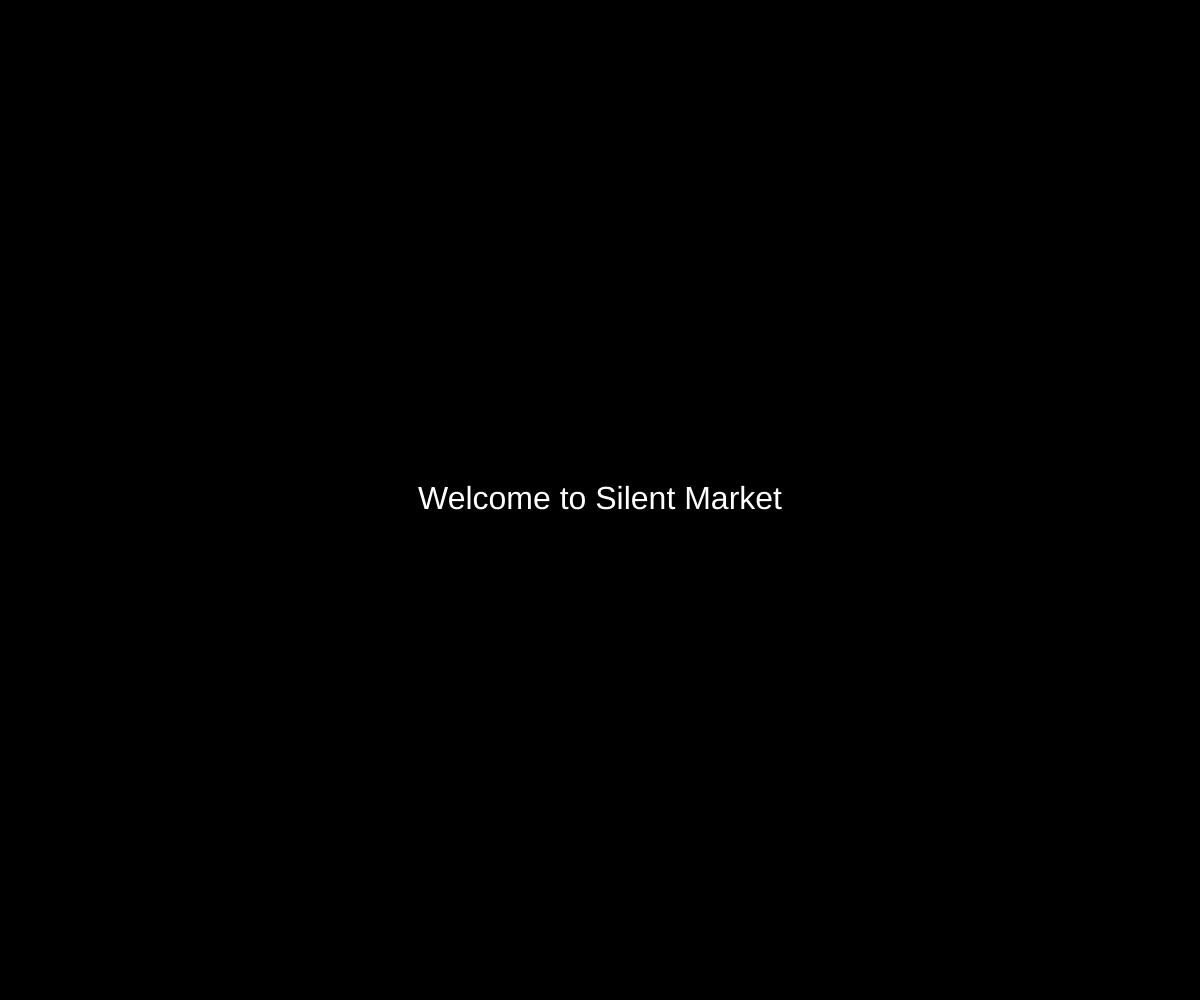
Frame 1 (no input)
Frame 60 (no input): identical to frame 1, image omitted
Frame 120 (the mouse pressed at the canvas centre since frame 60): identical to frame 1, image omitted

The p5.js sketch that drew this single still picture (run headless with seeded random() and noise() and a simulated clock; from frame 60 on, the mouse is pressed at the canvas centre):

// p5.js sketch
// ── sketch.js
let displayText = "Welcome to Silent Market";
let itemsInCart = [];
let transactionComplete = false;

function setup() {
  createCanvas(windowWidth, windowHeight);
  textSize(32);
  textAlign(CENTER, CENTER);
  fill(255);
}

function draw() {
  background(0);
  textSize(32);
  textAlign(CENTER, CENTER);

  if (transactionComplete) {
    fill(0, 255, 0);
    text("Transaction Complete", width / 2, height / 2);
  } else {
    fill(255);
    if (itemsInCart.length > 0) {
      text("Cart:", width / 2, height / 2 - 40);
      for (let i = 0; i < itemsInCart.length; i++) {
        text(itemsInCart[i], width / 2, height / 2 + i * 40);
      }
    } else {
      text(displayText, width / 2, height / 2);
    }
  }
}

function keyPressed() {
  if (keyCode === UP_ARROW) {
    displayText = "Pineapple is added to cart";
    itemsInCart.push("Pineapple is added to cart");
  } else if (keyCode === DOWN_ARROW) {
    if (displayText === "Pineapple is added to cart") {
      itemsInCart.push("Toothpaste is added to cart");
    }
  } else if (keyCode === 32) {
    transactionComplete = true;
  }
}
